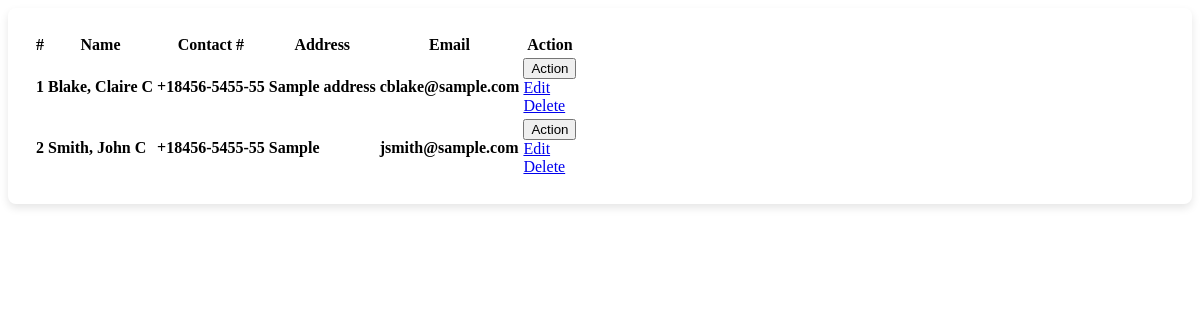
The app's page /customer_list.php with its own data.
### tables this page shows
CREATE TABLE `customers` (
  `id` int(30) NOT NULL,
  `firstname` varchar(200) NOT NULL,
  `lastname` varchar(200) NOT NULL,
  `middlename` varchar(200) NOT NULL,
  `contact` varchar(100) NOT NULL,
  `address` text NOT NULL,
  `email` varchar(200) NOT NULL,
  `password` text NOT NULL,
  `date_created` datetime NOT NULL DEFAULT current_timestamp()
);

### customer_list.php (the view, shortened to what this page needs)
<?php include'db_connect.php' ?>
<div class="col-lg-12">
	<div class="card">
		<div class="card-body">
			<table class="table tabe-hover table-bordered" id="list">
				<thead>
					<tr>
						<th>#</th>
						<th>Name</th>
						<th>Contact #</th>
						<th>Address</th>
						<th>Email</th>
						<th>Action</th>
					</tr>
				</thead>
				<tbody>
					<?php
					$i = 1;
					$qry = $conn->query("SELECT *,concat(lastname,', ',firstname,' ',middlename) as name FROM customers order by concat(lastname,', ',firstname,' ',middlename) asc");
					while($row= $qry->fetch_assoc()):
					?>
					<tr>
						<th class="text-center"><?php echo $i++ ?></th>
						<td><b><?php echo ucwords($row['name']) ?></b></td>
						<td><b><?php echo $row['contact'] ?></b></td>
						<td><b><?php echo $row['address'] ?></b></td>
						<td><b><?php echo $row['email'] ?></b></td>
						<td class="text-center">
							<button type="button" class="btn btn-default dropdown-toggle" data-toggle="dropdown" aria-expanded="true">
		                      Action
		                    </button>
		                    <div class="dropdown-menu" style="">
		                      <a class="dropdown-item" href="./index.php?page=edit_customer&id=<?php echo $row['id'] ?>">Edit</a>
		                      <a class="dropdown-item delete_customer" href="javascript:void(0)" data-id="<?php echo $row['id'] ?>">Delete</a>
		                    </div>
						</td>
					</tr>
				<?php endwhile; ?>
				</tbody>
			</table>
		</div>
	</div>
</div>

### customer_list.php (style rules this page uses)
.card { border-radius: 8px; box-shadow: 0 4px 8px rgba(0,0,0,0.1); border: none; }
.card-body { padding: 25px; }

### records on screen
customers: name "Blake, Claire C", contact "+18456-5455-55", address "Sample address", email "cblake@sample.com"
customers: name "Smith, John C", contact "+18456-5455-55", address "Sample", email "jsmith@sample.com"
